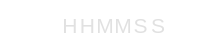
     <widget class="QFrame" name="frame">
      <property name="maximumSize">
       <size>
        <width>16777215</width>
        <height>50</height>
       </size>
      </property>
      <property name="styleSheet">
       <string notr="true">background : transparent</string>
      </property>
      <property name="frameShape">
       <enum>QFrame::StyledPanel</enum>
      </property>
      <property name="frameShadow">
       <enum>QFrame::Raised</enum>
      </property>
      <layout class="QHBoxLayout" name="horizontalLayout_3">
       <property name="spacing">
        <number>0</number>
       </property>
       <property name="leftMargin">
        <number>60</number>
       </property>
       <property name="rightMargin">
        <number>15</number>
       </property>
       <item>
        <widget class="QLabel" name="hour_ten">
         <property name="font">
          <font>
           <family>Segoe UI</family>
           <pointsize>16</pointsize>
          </font>
         </property>
         <property name="styleSheet">
          <string notr="true">color: rgb(225, 225, 225);</string>
         </property>
         <property name="text">
          <string>H</string>
         </property>
         <property name="alignment">
          <set>Qt::AlignCenter</set>
         </property>
        </widget>
       </item>
       <item>
        <widget class="QLabel" name="hour_one">
         <property name="font">
          <font>
           <family>Segoe UI</family>
           <pointsize>16</pointsize>
          </font>
         </property>
         <property name="styleSheet">
          <string notr="true">color: rgb(225, 225, 225);</string>
         </property>
         <property name="text">
          <string>H</string>
         </property>
         <property name="alignment">
          <set>Qt::AlignCenter</set>
         </property>
        </widget>
       </item>
       <item>
        <widget class="QLabel" name="minute_ten">
         <property name="font">
          <font>
           <family>Segoe UI</family>
           <pointsize>16</pointsize>
          </font>
         </property>
         <property name="styleSheet">
          <string notr="true">color: rgb(225, 225, 225);</string>
         </property>
         <property name="text">
          <string>M</string>
         </property>
         <property name="alignment">
          <set>Qt::AlignCenter</set>
         </property>
        </widget>
       </item>
       <item>
        <widget class="QLabel" name="minute_one">
         <property name="font">
          <font>
           <family>Segoe UI</family>
           <pointsize>16</pointsize>
          </font>
         </property>
         <property name="styleSheet">
          <string notr="true">color: rgb(225, 225, 225);</string>
         </property>
         <property name="text">
          <string>M</string>
         </property>
         <property name="alignment">
          <set>Qt::AlignCenter</set>
         </property>
        </widget>
       </item>
       <item>
        <widget class="QLabel" name="second_ten">
         <property name="font">
          <font>
           <family>Segoe UI</family>
           <pointsize>16</pointsize>
          </font>
         </property>
         <property name="styleSheet">
          <string notr="true">color: rgb(225, 225, 225);</string>
         </property>
         <property name="text">
          <string>S</string>
         </property>
         <property name="alignment">
          <set>Qt::AlignCenter</set>
         </property>
        </widget>
       </item>
       <item>
        <widget class="QLabel" name="second_one">
         <property name="font">
          <font>
           <family>Segoe UI</family>
           <pointsize>16</pointsize>
          </font>
         </property>
         <property name="styleSheet">
          <string notr="true">color: rgb(225, 225, 225);</string>
         </property>
         <property name="text">
          <string>S</string>
         </property>
         <property name="alignment">
          <set>Qt::AlignCenter</set>
         </property>
        </widget>
       </item>
       <item>
        <widget class="QLabel" name="label_8">
         <property name="font">
          <font>
           <family>Segoe UI</family>
           <pointsize>16</pointsize>
          </font>
         </property>
         <property name="text">
          <string/>
         </property>
        </widget>
       </item>
      </layout>
     </widget>
